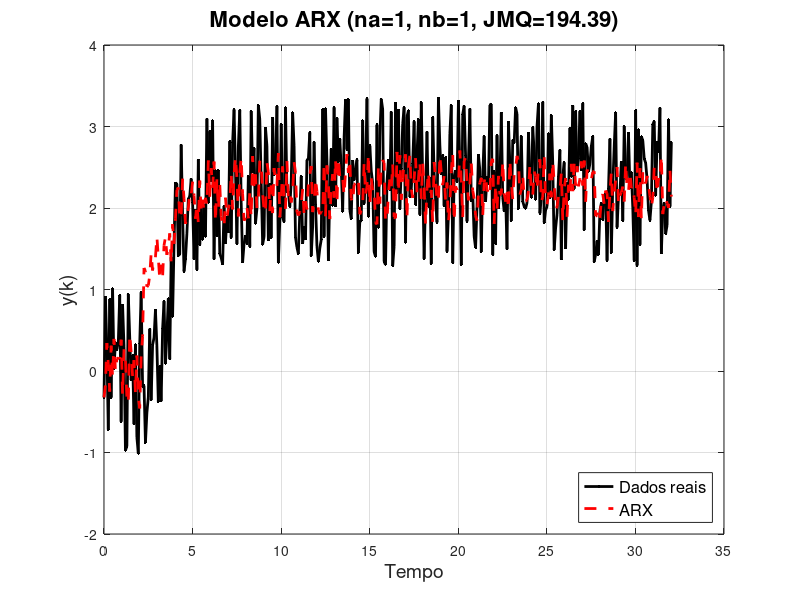
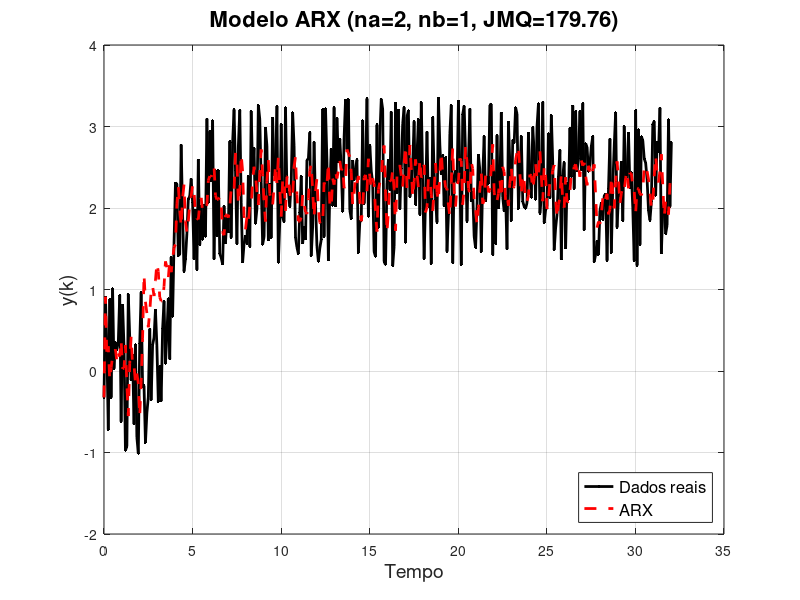
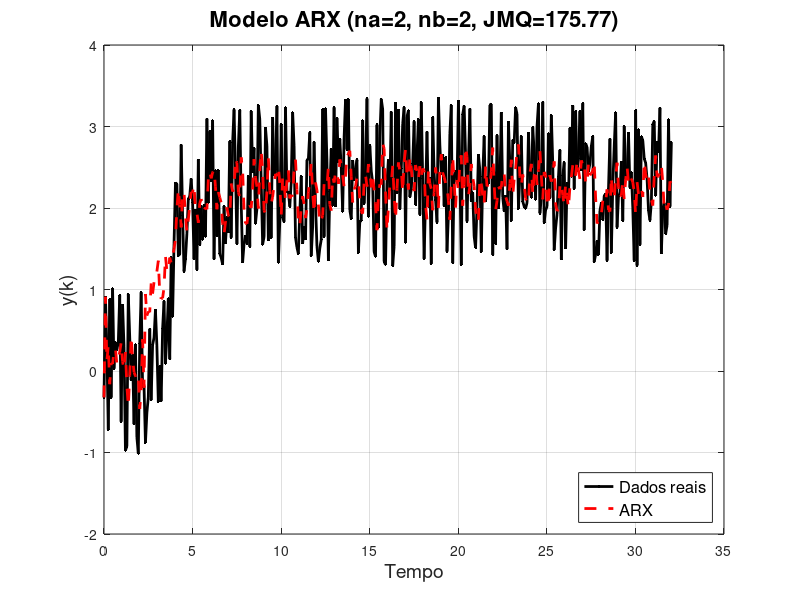
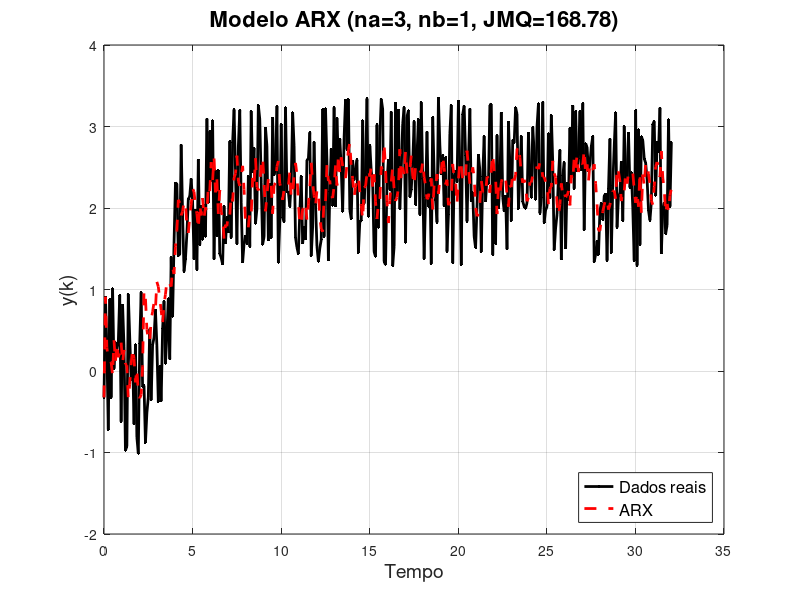

Write the MATLAB code that produced these figures, in order.
% Carregar os dados
clear all;
load('dados.mat');

% Extrair tempo, entrada (u) e saída (y)
t = Z(:, 1); % Coluna 0 é o tempo
u = Z(:, 2); % Coluna 1 é a entrada
y = Z(:, 3); % Coluna 2 é a saída

% Configurações do modelo ARX
max_na = 5;
max_nb = 5;
nk = 1; % Atraso inicial

% Inicializar matrizes de erro e função de custo
earx = zeros(max_na, max_nb, length(y));
JMQarx = zeros(max_na, max_nb);

% Função auxiliar para calcular o modelo ARX
function [yarx, theta] = arx_estimation(na, nb, nk, u, y)
    max_delay = max(na, nb + nk - 1);
    Phi = [];
    % Construção da matriz de regressores
    for i = max_delay+1:length(y)
        row = [];
        % Termos autoregressivos de y
        for j = 1:na
            row = [row, -y(i-j)];
        end
        % Termos de regressão da entrada u
        for j = 1:nb
            row = [row, u(i-j-nk+1)];
        end
        Phi = [Phi; row];
    end

    % Saída alvo
    y_target = y(max_delay+1:end);

    % Estimativa dos parâmetros usando mínimos quadrados
    theta = pinv(Phi) * y_target;

    % Gerar y estimado
    yarx = zeros(size(y));
    yarx(1:max_delay) = y(1:max_delay);
    for i = max_delay+1:length(y)
        yarx(i) = Phi(i-max_delay, :) * theta;
    end
end

% Loop para varrer valores de na e nb
for na = 1:max_na
    for nb = 1:na % nb limitado por na
        [yarx, ~] = arx_estimation(na, nb, nk, u, y);
        earx(na, nb, :) = y - yarx;
        JMQarx(na, nb) = sum((y - yarx).^2);

        % Plot intermediário
        figure('Position', [100, 100, 1000, 500]);
        plot(t, y, 'k.-', 'LineWidth', 2, 'MarkerSize', 6); hold on;
        plot(t, yarx, 'r--', 'LineWidth', 2);
        grid on;
        xlabel('Tempo', 'FontSize', 14);
        ylabel('y(k)', 'FontSize', 14);
        title(sprintf('Modelo ARX (na=%d, nb=%d, JMQ=%.2f)', na, nb, JMQarx(na, nb)), 'FontSize', 16);
        legend({'Dados reais', 'ARX'}, 'FontSize', 12, 'Location', 'SouthEast');
        hold off;
    end
end

% Simulação com valores fixos de na e nb
na = 5;
nb = 1;
[yarx, theta] = arx_estimation(na, nb, nk, u, y);

% Plot final
figure('Position', [100, 100, 1000, 500]);
plot(t, y, 'k.-', 'LineWidth', 2, 'MarkerSize', 6); hold on;
plot(t, yarx, 'r--', 'LineWidth', 2);
grid on;
xlabel('Tempo', 'FontSize', 14);
ylabel('y(k)', 'FontSize', 14);
title(sprintf('Modelo ARX Final (na=%d, nb=%d, JMQ=%.2f)', na, nb, sum((y - yarx).^2)), 'FontSize', 16);
legend({'Dados reais', 'ARX'}, 'FontSize', 12, 'Location', 'SouthEast');
hold off;
